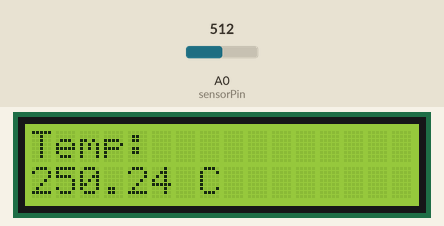
Simulated run of this sketch. Board: Arduino Uno, built with avr-gcc and run on an emulated ATmega328P. Parts: 16×2 character LCD. The inputs (shaded band) are chosen by the test bench; at power-on: A0 (sensorPin) = 512. What the sketch prints to the serial monitor is not drawn.

Above: at 1.2 s.
1.3 s: A0 (sensorPin) set to 716
At 2.8 s:
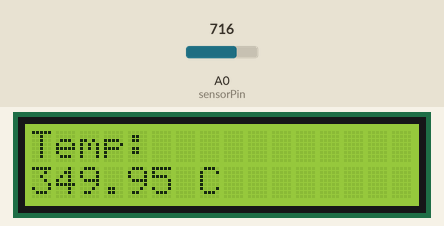
3.5 s: A0 (sensorPin) set to 900
At 4.7 s:
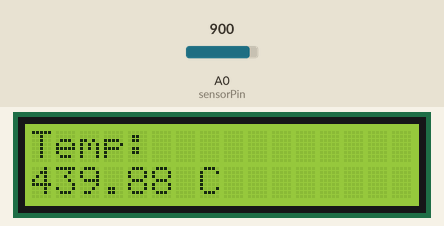
5.5 s: A0 (sensorPin) set to 1023
At 6.6 s:
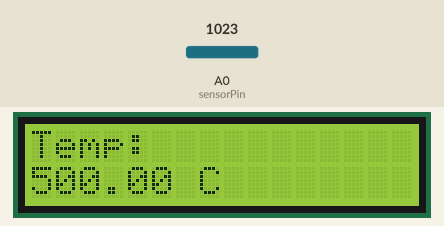
Timing chart, 0 to 8.5 s (numbered marks = the images above; inputs shaded):
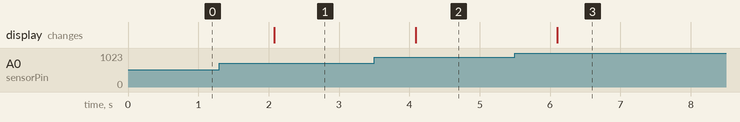

Measured:
- after the input at 1.3 s, the display: changes after 0.78 s (image 1)
- after the input at 3.5 s, the display: changes after 0.59 s (image 2)
- after the input at 5.5 s, the display: changes after 0.60 s (image 3)

The sketch:

temperature_monitoring.ino
```cpp
#include <LiquidCrystal.h>

LiquidCrystal lcd(12, 11, 5, 4, 3, 2);

int sensorPin = A0;
float temperature;

void setup()
{
  lcd.begin(16, 2);
  Serial.begin(9600);
}

void loop()
{
  int sensorValue = analogRead(sensorPin);

  float voltage = sensorValue * (5.0 / 1023.0);
  temperature = voltage * 100;

  lcd.clear();
  lcd.setCursor(0, 0);
  lcd.print("Temp:");

  lcd.setCursor(0, 1);
  lcd.print(temperature);
  lcd.print(" C");

  Serial.print("Temperature: ");
  Serial.print(temperature);
  Serial.println(" C");

  delay(1000);
}
```
